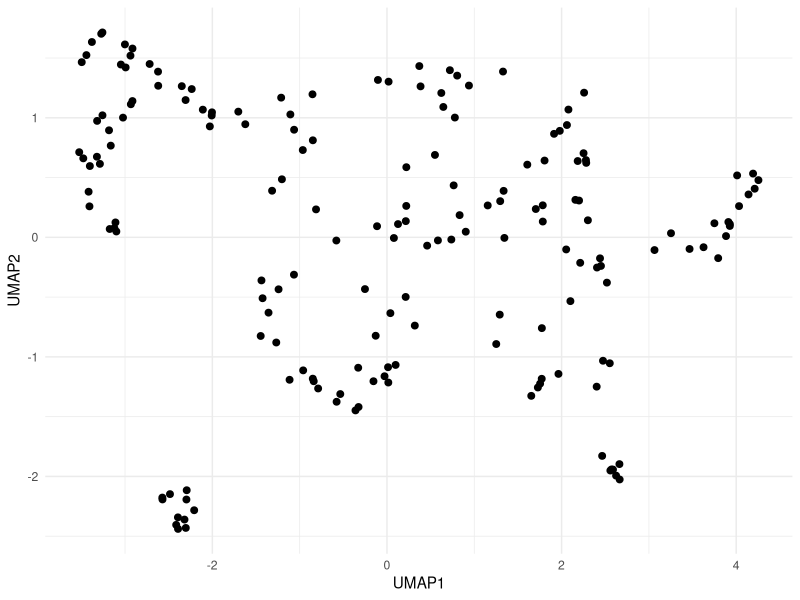
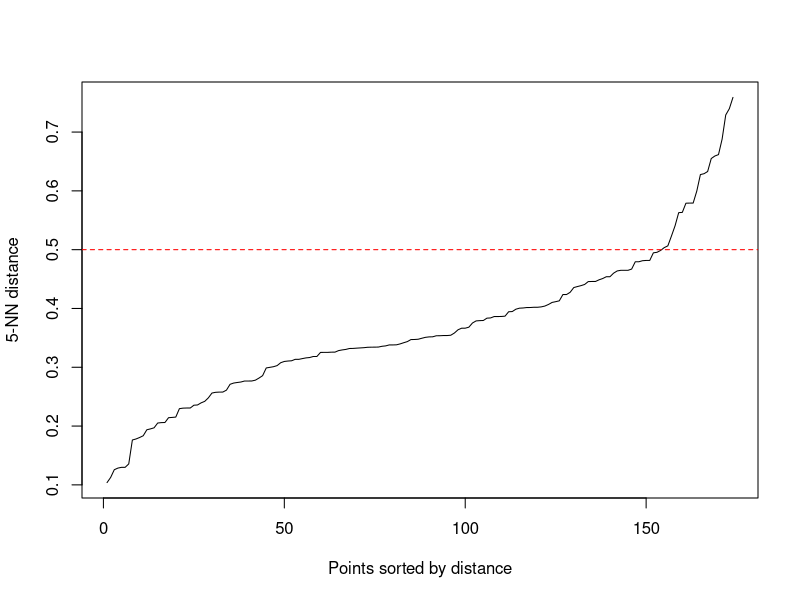
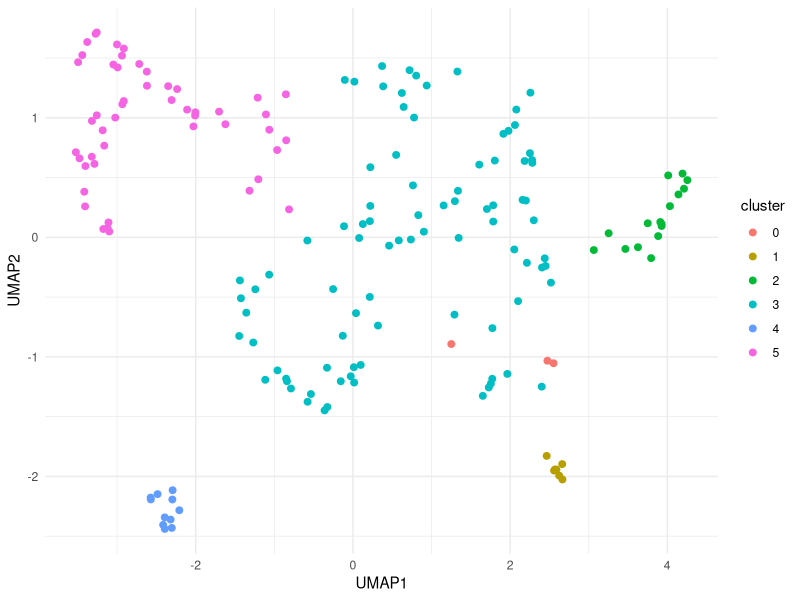
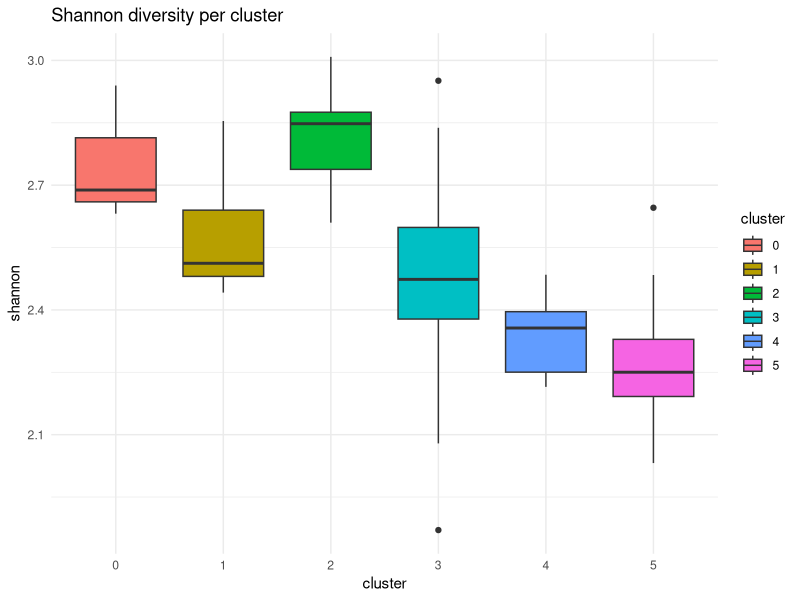
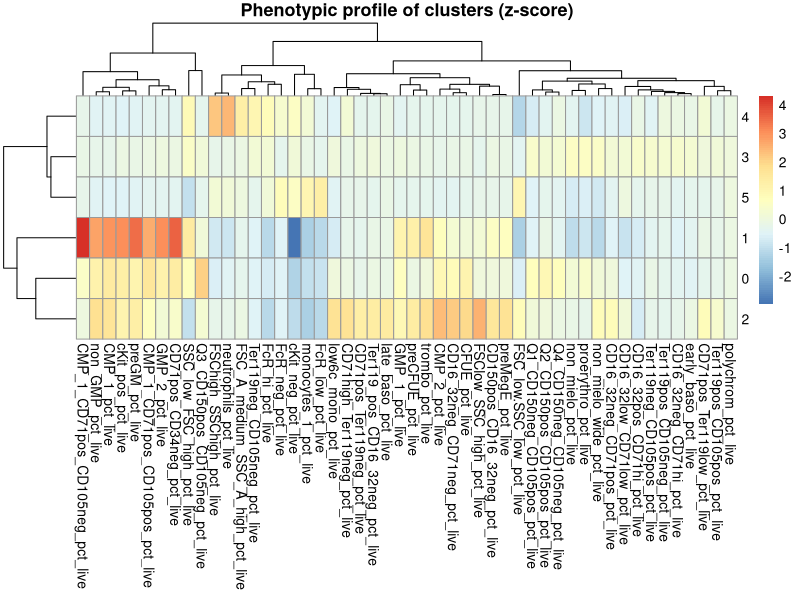

R code for these plots, in order:
## ---- chunk 1
library(readxl)
library(dplyr)
library(tidyr)
library(ggplot2)
library(uwot)
library(dbscan)
setwd("~/Desktop/Szade_Lab/aktualne")
## ---- chunk 2
cyto_cols_9 <- c(
  "all_events",
  "singlets_cells",
  "Live_dead_Ly6C_subset",
  "FSC_A_medium_SSC_A_high",
  "FSC_low.SSC_low",
  "FSChigh_SSChigh",
  "FSClow_SSC_high",
  "SSC_low_FSC_high",
  "cKit_neg",
  "non_mielo_wide",
  "Ter119_pos_CD16_32neg",
  "CD71high_Ter119neg",
  "CD71pos_Ter119low",
  "CD71pos_Ter119neg",
  "low6c_mono",
  "CD16_32pos_CD71hi",
  "CD16_32neg_CD71pos",
  "CD16_32neg_CD71neg",
  "CD16_32neg_CD71hi",
  "Ter119neg_CD105pos",
  "Ter119pos_CD105pos",
  "Ter119pos_CD105neg",
  "Ter119neg_CD105neg",
  "CD16_32low_CD71low",
  "neutrophils",
  "monocytes_1",
  "FcR_hi",
  "FcR_low",
  "FcR_neg",
  "non_mielo",
  "early_baso",
  "late_baso",
  "polychrom",
  "proerythro",
  "Q1_CD150neg_CD105pos",
  "Q2_CD150pos_CD105pos",
  "Q3_CD150pos_CD105neg",
  "Q4_CD150neg_CD105neg",
  "cKit_pos",
  "CD150pos_CD16_32neg",
  "GMP_1",
  "GMP_2",
  "non_GMP",
  "CMP_1",
  "CD71pos_CD34neg",
  "CMP_1_CD71pos_CD105pos",
  "CMP_1_CD71pos_CD105neg",
  "CFUE",
  "preCFUE",
  "preGM",
  "preMegE",
  "CMP_2",
  "trombo"
)

# wczytanie danych
df <- read_excel("ERC_aim1_exp9_summary.xlsx")

# OBIEKT R z samą cytometrią
df_cyto <- df %>%
  select(all_of(cyto_cols_9))

# normalizacja % of live dla wszystkich
library(dplyr)
denom <- "Live_dead_Ly6C_subset"
gate_cols <- setdiff(colnames(df_cyto), denom)

df_cyto_pct_live <- df_cyto %>%
  mutate(
    across(
      all_of(gate_cols),
      ~ ifelse(.data[[denom]] == 0 | is.na(.data[[denom]]), NA_real_, (.x / .data[[denom]]) * 100),
      .names = "{.col}_pct_live"
    )
  )

# normalizacja % of live dla zgatowanych populacji
gated_populations_9 <- c(
  "FSC_A_medium_SSC_A_high",
  "FSC_low.SSC_low",
  "FSChigh_SSChigh",
  "FSClow_SSC_high",
  "SSC_low_FSC_high",
  "cKit_neg",
  "non_mielo_wide",
  "Ter119_pos_CD16_32neg",
  "CD71high_Ter119neg",
  "CD71pos_Ter119low",
  "CD71pos_Ter119neg",
  "low6c_mono",
  "CD16_32pos_CD71hi",
  "CD16_32neg_CD71pos",
  "CD16_32neg_CD71neg",
  "CD16_32neg_CD71hi",
  "Ter119neg_CD105pos",
  "Ter119pos_CD105pos",
  "Ter119pos_CD105neg",
  "Ter119neg_CD105neg",
  "CD16_32low_CD71low",
  "neutrophils",
  "monocytes_1",
  "FcR_hi",
  "FcR_low",
  "FcR_neg",
  "non_mielo",
  "early_baso",
  "late_baso",
  "polychrom",
  "proerythro",
  "Q1_CD150neg_CD105pos",
  "Q2_CD150pos_CD105pos",
  "Q3_CD150pos_CD105neg",
  "Q4_CD150neg_CD105neg",
  "cKit_pos",
  "CD150pos_CD16_32neg",
  "GMP_1",
  "GMP_2",
  "non_GMP",
  "CMP_1",
  "CD71pos_CD34neg",
  "CMP_1_CD71pos_CD105pos",
  "CMP_1_CD71pos_CD105neg",
  "CFUE",
  "preCFUE",
  "preGM",
  "preMegE",
  "CMP_2",
  "trombo"
)

denom <- "Live_dead_Ly6C_subset"
df_gated_pct_live <- df_cyto %>%
  mutate(
    across(
      all_of(gated_populations_9),
      ~ ifelse(
        .data[[denom]] == 0 | is.na(.data[[denom]]),
        NA_real_,
        (.x / .data[[denom]]) * 100
      ),
      .names = "{.col}_pct_live"
    )
  ) %>%
  select(ends_with("_pct_live"))
## ---- chunk 3
# 1. NA -> 0
pca_mat <- df_gated_pct_live %>%
  mutate(across(everything(), ~ replace_na(.x, 0))) %>%
  as.matrix()

# 2. PCA bez log-transform
pca_res <- prcomp(
  pca_mat,
  center = TRUE,
  scale. = TRUE
)
## ---- chunk 4
# procent wariancji wyjaśnionej przez każdy PC
var_explained <- (pca_res$sdev^2) / sum(pca_res$sdev^2)

# w procentach
var_explained_percent <- var_explained * 100

var_explained_percent
## ---- chunk 5
# 3. bierzemy pierwsze 12 PC
pca_data <- pca_res$x[, 1:12, drop = FALSE]
## ---- chunk 6
library(uwot)
# UMAP
umap_res <- uwot::umap(pca_data)

# do ramki danych
umap_df <- data.frame(
  UMAP1 = umap_res[,1],
  UMAP2 = umap_res[,2]
)

head(umap_df)
library(ggplot2)

ggplot(umap_df, aes(x = UMAP1, y = UMAP2)) +
  geom_point(size = 2) +
  theme_minimal()
## ---- chunk 7
library(dbscan)

kNNdistplot(umap_res, k = 5)
abline(h = 0.5, col = "red", lty = 2)
## ---- chunk 8
library(dbscan)

db <- dbscan(umap_res, eps = 0.5, minPts = 5) # wybrane z wykresu elbow powyżej!!!

umap_df$cluster <- as.factor(db$cluster)

ggplot(umap_df, aes(x = UMAP1, y = UMAP2, color = cluster)) +
  geom_point(size = 2) +
  theme_minimal()
## ---- chunk 9
umap_df$cluster <- as.factor(db$cluster)

df_clusters <- df_gated_pct_live %>%
  mutate(cluster = as.factor(db$cluster))

table(df_clusters$cluster)

cluster_summary <- df_clusters %>%
  group_by(cluster) %>%
  summarise(across(everything(), mean, na.rm = TRUE))
## ---- chunk 10
library(dplyr)

df_clusters %>%
  group_by(cluster) %>%
  summarise(across(everything(), sd, na.rm = TRUE))
## ---- chunk 11
shannon_index <- function(x) {
  x <- x[x > 0]              
  p <- x / sum(x)         
  -sum(p * log(p))
}

df_clusters$shannon <- apply(
  df_gated_pct_live,
  1,
  shannon_index
)
## ---- chunk 12
library(ggplot2)

ggplot(df_clusters, aes(x = cluster, y = shannon, fill = cluster)) +
  geom_boxplot() +
  theme_minimal() +
  labs(title = "Shannon diversity per cluster")
## ---- chunk 13
kruskal.test(shannon ~ cluster, data = df_clusters)
## ---- chunk 14
df_clusters %>%
  group_by(cluster) %>%
  summarise(mean_shannon = mean(shannon))
## ---- chunk 15
df_clusters <- df_gated_pct_live %>%
  mutate(cluster = as.factor(db$cluster))

cluster_means <- df_clusters %>%
  group_by(cluster) %>%
  summarise(across(everything(), mean, na.rm = TRUE))
## ---- chunk 16
library(tibble)

# globalne średnie i SD
global_mean <- colMeans(df_gated_pct_live, na.rm = TRUE)
global_sd   <- apply(df_gated_pct_live, 2, sd, na.rm = TRUE)

# funkcja do z-score
zscore <- function(x, mean, sd) {
  (x - mean) / sd
}

# profil fenotypowy (z-score)
cluster_profile <- cluster_means %>%
  column_to_rownames("cluster") %>%
  as.matrix()

cluster_profile_z <- sweep(cluster_profile, 2, global_mean, "-")
cluster_profile_z <- sweep(cluster_profile_z, 2, global_sd, "/")
## ---- chunk 17
library(pheatmap)

pheatmap(
  cluster_profile_z,
  scale = "none",
  clustering_distance_rows = "euclidean",
  clustering_distance_cols = "euclidean",
  main = "Phenotypic profile of clusters (z-score)"
)
## ---- chunk 18
library(dplyr)
library(tidyr)

cluster_long <- as.data.frame(cluster_profile_z) %>%
  rownames_to_column("cluster") %>%
  pivot_longer(-cluster, names_to = "feature", values_to = "z")

# top 5 ↑ i ↓ dla każdego klastra
top_features <- cluster_long %>%
  group_by(cluster) %>%
  arrange(desc(z)) %>%
  slice_head(n = 5) %>%
  bind_rows(
    cluster_long %>%
      group_by(cluster) %>%
      arrange(z) %>%
      slice_head(n = 5)
  )
